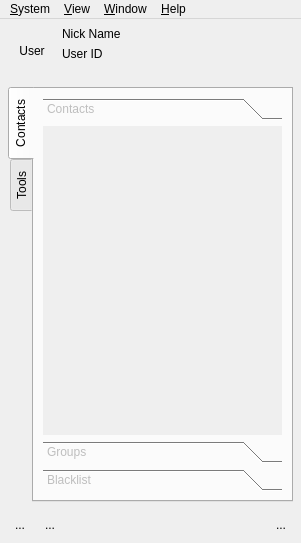
<?xml version="1.0" encoding="UTF-8"?>
<ui version="4.0">
 <class>MainWindowUIClass</class>
 <widget class="QMainWindow" name="MainWindowUIClass">
  <property name="geometry">
   <rect>
    <x>0</x>
    <y>0</y>
    <width>301</width>
    <height>543</height>
   </rect>
  </property>
  <property name="whatsThis">
   <string>Main Window</string>
  </property>
  <widget class="QWidget" name="centralwidget">
   <layout class="QGridLayout" name="gridLayout">
    <property name="margin">
     <number>2</number>
    </property>
    <property name="spacing">
     <number>1</number>
    </property>
    <item row="0" column="0">
     <widget class="QStackedWidget" name="stackedWidget">
      <property name="currentIndex">
       <number>1</number>
      </property>
      <widget class="HEHUI::LoginWidget" name="loginPage"/>
      <widget class="QWidget" name="mainPage">
       <layout class="QGridLayout" name="gridLayout_3">
        <property name="margin">
         <number>3</number>
        </property>
        <item row="0" column="0">
         <widget class="QFrame" name="userInfoFrame">
          <property name="sizePolicy">
           <sizepolicy hsizetype="Preferred" vsizetype="Preferred">
            <horstretch>0</horstretch>
            <verstretch>0</verstretch>
           </sizepolicy>
          </property>
          <property name="minimumSize">
           <size>
            <width>0</width>
            <height>0</height>
           </size>
          </property>
          <property name="frameShape">
           <enum>QFrame::NoFrame</enum>
          </property>
          <property name="frameShadow">
           <enum>QFrame::Plain</enum>
          </property>
          <layout class="QGridLayout" name="gridLayout_2">
           <property name="margin">
            <number>3</number>
           </property>
           <property name="spacing">
            <number>6</number>
           </property>
           <item row="0" column="0" rowspan="3">
            <widget class="QToolButton" name="userHeadPortraitToolButton">
             <property name="minimumSize">
              <size>
               <width>48</width>
               <height>48</height>
              </size>
             </property>
             <property name="autoFillBackground">
              <bool>false</bool>
             </property>
             <property name="text">
              <string>User</string>
             </property>
             <property name="icon">
              <iconset resource="../../../managementsystem/clientservice/resources.qrc">
               <normaloff>:/resources/images/app.png</normaloff>:/resources/images/app.png</iconset>
             </property>
             <property name="iconSize">
              <size>
               <width>48</width>
               <height>48</height>
              </size>
             </property>
             <property name="checkable">
              <bool>false</bool>
             </property>
             <property name="checked">
              <bool>false</bool>
             </property>
             <property name="autoRepeat">
              <bool>false</bool>
             </property>
             <property name="autoExclusive">
              <bool>false</bool>
             </property>
             <property name="autoRaise">
              <bool>true</bool>
             </property>
            </widget>
           </item>
           <item row="0" column="1">
            <widget class="QLabel" name="labelUserNickName">
             <property name="text">
              <string>Nick Name</string>
             </property>
            </widget>
           </item>
           <item row="1" column="1">
            <widget class="QLabel" name="labelUserID">
             <property name="text">
              <string>User ID</string>
             </property>
            </widget>
           </item>
          </layout>
         </widget>
        </item>
        <item row="1" column="0">
         <widget class="QFrame" name="mainFrame">
          <property name="sizePolicy">
           <sizepolicy hsizetype="Expanding" vsizetype="Expanding">
            <horstretch>0</horstretch>
            <verstretch>0</verstretch>
           </sizepolicy>
          </property>
          <property name="frameShape">
           <enum>QFrame::NoFrame</enum>
          </property>
          <property name="frameShadow">
           <enum>QFrame::Plain</enum>
          </property>
          <layout class="QGridLayout" name="gridLayout_4">
           <property name="margin">
            <number>3</number>
           </property>
           <item row="0" column="0">
            <widget class="QTabWidget" name="tabWidget">
             <property name="tabPosition">
              <enum>QTabWidget::West</enum>
             </property>
             <property name="tabShape">
              <enum>QTabWidget::Rounded</enum>
             </property>
             <property name="currentIndex">
              <number>0</number>
             </property>
             <property name="iconSize">
              <size>
               <width>16</width>
               <height>16</height>
              </size>
             </property>
             <widget class="QWidget" name="contactsListTab">
              <property name="sizePolicy">
               <sizepolicy hsizetype="Expanding" vsizetype="Expanding">
                <horstretch>0</horstretch>
                <verstretch>0</verstretch>
               </sizepolicy>
              </property>
              <attribute name="icon">
               <iconset resource="../resources.qrc">
                <normaloff>:/resources/images/contacts.png</normaloff>:/resources/images/contacts.png</iconset>
              </attribute>
              <attribute name="title">
               <string>Contacts</string>
              </attribute>
              <layout class="QGridLayout" name="gridLayout_5">
               <item row="0" column="0">
                <widget class="QToolBox" name="contactsToolBox">
                 <property name="enabled">
                  <bool>false</bool>
                 </property>
                 <property name="sizePolicy">
                  <sizepolicy hsizetype="Expanding" vsizetype="Expanding">
                   <horstretch>0</horstretch>
                   <verstretch>0</verstretch>
                  </sizepolicy>
                 </property>
                 <property name="focusPolicy">
                  <enum>Qt::TabFocus</enum>
                 </property>
                 <property name="currentIndex">
                  <number>0</number>
                 </property>
                 <widget class="QWidget" name="friendsPage">
                  <property name="geometry">
                   <rect>
                    <x>0</x>
                    <y>0</y>
                    <width>241</width>
                    <height>310</height>
                   </rect>
                  </property>
                  <property name="focusPolicy">
                   <enum>Qt::TabFocus</enum>
                  </property>
                  <attribute name="label">
                   <string>Contacts</string>
                  </attribute>
                  <layout class="QGridLayout" name="friendsPageGridLayout">
                   <property name="margin">
                    <number>3</number>
                   </property>
                   <property name="spacing">
                    <number>1</number>
                   </property>
                  </layout>
                 </widget>
                 <widget class="QWidget" name="groupPage">
                  <property name="geometry">
                   <rect>
                    <x>0</x>
                    <y>0</y>
                    <width>241</width>
                    <height>310</height>
                   </rect>
                  </property>
                  <property name="focusPolicy">
                   <enum>Qt::TabFocus</enum>
                  </property>
                  <attribute name="label">
                   <string>Groups</string>
                  </attribute>
                  <layout class="QGridLayout" name="teamPageGridLayout">
                   <item row="0" column="0">
                    <widget class="QListWidget" name="listWidgetGroups"/>
                   </item>
                  </layout>
                 </widget>
                 <widget class="QWidget" name="blacklistPage">
                  <property name="geometry">
                   <rect>
                    <x>0</x>
                    <y>0</y>
                    <width>241</width>
                    <height>310</height>
                   </rect>
                  </property>
                  <property name="focusPolicy">
                   <enum>Qt::TabFocus</enum>
                  </property>
                  <attribute name="label">
                   <string>Blacklist</string>
                  </attribute>
                  <layout class="QGridLayout" name="blacklistPageGridLayout">
                   <item row="0" column="0">
                    <widget class="QListWidget" name="listWidgetBlacklist"/>
                   </item>
                  </layout>
                 </widget>
                </widget>
               </item>
              </layout>
             </widget>
             <widget class="QWidget" name="toolsTab">
              <property name="sizePolicy">
               <sizepolicy hsizetype="Expanding" vsizetype="Expanding">
                <horstretch>0</horstretch>
                <verstretch>0</verstretch>
               </sizepolicy>
              </property>
              <attribute name="icon">
               <iconset resource="../resources.qrc">
                <normaloff>:/resources/images/tools.png</normaloff>:/resources/images/tools.png</iconset>
              </attribute>
              <attribute name="title">
               <string>Tools</string>
              </attribute>
              <layout class="QGridLayout" name="gridLayout_9">
               <property name="margin">
                <number>3</number>
               </property>
               <property name="spacing">
                <number>6</number>
               </property>
              </layout>
             </widget>
            </widget>
           </item>
          </layout>
         </widget>
        </item>
        <item row="2" column="0">
         <widget class="QFrame" name="toolsFrame">
          <property name="frameShape">
           <enum>QFrame::NoFrame</enum>
          </property>
          <property name="frameShadow">
           <enum>QFrame::Plain</enum>
          </property>
          <layout class="QGridLayout" name="gridLayout_6">
           <property name="margin">
            <number>3</number>
           </property>
           <item row="0" column="0">
            <widget class="QToolButton" name="toolButtonSerach">
             <property name="toolTip">
              <string>Search</string>
             </property>
             <property name="statusTip">
              <string>Search</string>
             </property>
             <property name="text">
              <string>...</string>
             </property>
             <property name="icon">
              <iconset resource="../resources.qrc">
               <normaloff>:/resources/images/find.png</normaloff>:/resources/images/find.png</iconset>
             </property>
             <property name="autoRaise">
              <bool>true</bool>
             </property>
            </widget>
           </item>
           <item row="0" column="2">
            <widget class="QToolButton" name="emailToolButton">
             <property name="text">
              <string>...</string>
             </property>
             <property name="icon">
              <iconset resource="../resources.qrc">
               <normaloff>:/resources/images/email.png</normaloff>:/resources/images/email.png</iconset>
             </property>
             <property name="autoRaise">
              <bool>true</bool>
             </property>
            </widget>
           </item>
           <item row="0" column="4">
            <spacer name="horizontalSpacer">
             <property name="orientation">
              <enum>Qt::Horizontal</enum>
             </property>
             <property name="sizeHint" stdset="0">
              <size>
               <width>40</width>
               <height>20</height>
              </size>
             </property>
            </spacer>
           </item>
           <item row="0" column="5">
            <widget class="QToolButton" name="lockToolButton">
             <property name="text">
              <string>...</string>
             </property>
             <property name="icon">
              <iconset resource="../resources.qrc">
               <normaloff>:/resources/images/locked.png</normaloff>:/resources/images/locked.png</iconset>
             </property>
             <property name="autoRaise">
              <bool>true</bool>
             </property>
            </widget>
           </item>
          </layout>
         </widget>
        </item>
       </layout>
      </widget>
     </widget>
    </item>
   </layout>
  </widget>
  <widget class="QMenuBar" name="menubar">
   <property name="geometry">
    <rect>
     <x>0</x>
     <y>0</y>
     <width>301</width>
     <height>17</height>
    </rect>
   </property>
   <widget class="QMenu" name="menuView">
    <property name="title">
     <string>&amp;View</string>
    </property>
    <addaction name="actionShowMinimized"/>
    <addaction name="actionShowMaximized"/>
    <addaction name="actionShowFullScreen"/>
    <addaction name="actionShowNormal"/>
   </widget>
   <widget class="QMenu" name="menuHelp">
    <property name="title">
     <string>&amp;Help</string>
    </property>
    <addaction name="actionHelp"/>
    <addaction name="actionBugReport"/>
    <addaction name="actionAboutQt"/>
    <addaction name="actionAbout"/>
   </widget>
   <widget class="QMenu" name="menuWindow">
    <property name="title">
     <string>&amp;Window</string>
    </property>
    <widget class="QMenu" name="menuSubWindows">
     <property name="title">
      <string>Subwindows</string>
     </property>
    </widget>
    <addaction name="actionCloseSubWindow"/>
    <addaction name="actionCloseAllSubWindows"/>
    <addaction name="separator"/>
    <addaction name="actionTitleSubWindows"/>
    <addaction name="actionCascadeSubWindows"/>
    <addaction name="separator"/>
    <addaction name="actionNextSubWindow"/>
    <addaction name="actionPreviousSubWindow"/>
    <addaction name="separator"/>
    <addaction name="menuSubWindows"/>
   </widget>
   <widget class="QMenu" name="menu_System">
    <property name="title">
     <string>&amp;System</string>
    </property>
    <addaction name="actionQuit"/>
   </widget>
   <addaction name="menu_System"/>
   <addaction name="menuView"/>
   <addaction name="menuWindow"/>
   <addaction name="menuHelp"/>
  </widget>
  <action name="actionQuit">
   <property name="text">
    <string>&amp;Quit</string>
   </property>
   <property name="toolTip">
    <string>Quit</string>
   </property>
   <property name="statusTip">
    <string>Quit</string>
   </property>
   <property name="whatsThis">
    <string>Quit</string>
   </property>
  </action>
  <action name="actionLanguageDefaultEnglish">
   <property name="text">
    <string>Default(English)</string>
   </property>
   <property name="statusTip">
    <string>Default(English)</string>
   </property>
   <property name="whatsThis">
    <string>Default(English)</string>
   </property>
  </action>
  <action name="actionStylePlastique">
   <property name="checkable">
    <bool>true</bool>
   </property>
   <property name="text">
    <string>Plastique</string>
   </property>
   <property name="toolTip">
    <string>Plastique Style</string>
   </property>
   <property name="statusTip">
    <string>Plastique Style</string>
   </property>
   <property name="whatsThis">
    <string>Plastique Style</string>
   </property>
  </action>
  <action name="actionStyleCleanlooks">
   <property name="checkable">
    <bool>true</bool>
   </property>
   <property name="text">
    <string>Cleanlooks</string>
   </property>
   <property name="toolTip">
    <string>Cleanlooks Style</string>
   </property>
   <property name="statusTip">
    <string>Cleanlooks Style</string>
   </property>
   <property name="whatsThis">
    <string>Cleanlooks Style</string>
   </property>
  </action>
  <action name="actionUseStylesPalette">
   <property name="checkable">
    <bool>true</bool>
   </property>
   <property name="text">
    <string>Use Style's Palette</string>
   </property>
   <property name="statusTip">
    <string>Use Style's Palette</string>
   </property>
   <property name="whatsThis">
    <string>Use Style's Palette</string>
   </property>
  </action>
  <action name="actionAbout">
   <property name="icon">
    <iconset resource="../resources.qrc">
     <normaloff>:/resources/images/about.png</normaloff>:/resources/images/about.png</iconset>
   </property>
   <property name="text">
    <string>About</string>
   </property>
   <property name="toolTip">
    <string>About</string>
   </property>
   <property name="statusTip">
    <string>About</string>
   </property>
   <property name="whatsThis">
    <string>About</string>
   </property>
  </action>
  <action name="actionBugReport">
   <property name="icon">
    <iconset resource="../resources.qrc">
     <normaloff>:/resources/images/bugreport.png</normaloff>:/resources/images/bugreport.png</iconset>
   </property>
   <property name="text">
    <string>Bug Report</string>
   </property>
   <property name="toolTip">
    <string>Bug Report</string>
   </property>
   <property name="statusTip">
    <string>Bug Report</string>
   </property>
   <property name="whatsThis">
    <string>Bug Report</string>
   </property>
  </action>
  <action name="actionHelp">
   <property name="icon">
    <iconset resource="../resources.qrc">
     <normaloff>:/resources/images/help.png</normaloff>:/resources/images/help.png</iconset>
   </property>
   <property name="text">
    <string>Help</string>
   </property>
   <property name="statusTip">
    <string>Help</string>
   </property>
   <property name="whatsThis">
    <string>Help</string>
   </property>
  </action>
  <action name="actionSystemConfigure">
   <property name="icon">
    <iconset resource="../resources.qrc">
     <normaloff>:/resources/images/configure.png</normaloff>:/resources/images/configure.png</iconset>
   </property>
   <property name="text">
    <string>System Configure</string>
   </property>
   <property name="toolTip">
    <string>System Configure</string>
   </property>
   <property name="statusTip">
    <string>System Configure</string>
   </property>
   <property name="whatsThis">
    <string>System Configure</string>
   </property>
  </action>
  <action name="actionCloseSubWindow">
   <property name="enabled">
    <bool>false</bool>
   </property>
   <property name="text">
    <string>Close Window</string>
   </property>
   <property name="toolTip">
    <string>Close the active window</string>
   </property>
   <property name="statusTip">
    <string>Close the active window</string>
   </property>
   <property name="whatsThis">
    <string>Close the active window</string>
   </property>
  </action>
  <action name="actionCloseAllSubWindows">
   <property name="enabled">
    <bool>false</bool>
   </property>
   <property name="text">
    <string>Close All Windows</string>
   </property>
   <property name="toolTip">
    <string>Close all the windows</string>
   </property>
   <property name="statusTip">
    <string>Close all the windows</string>
   </property>
   <property name="whatsThis">
    <string>Close all the windows</string>
   </property>
  </action>
  <action name="actionTitleSubWindows">
   <property name="enabled">
    <bool>false</bool>
   </property>
   <property name="text">
    <string>Tile</string>
   </property>
   <property name="toolTip">
    <string>Arranges all child windows in a tile pattern.</string>
   </property>
   <property name="statusTip">
    <string>Arranges all child windows in a tile pattern.</string>
   </property>
   <property name="whatsThis">
    <string>Arranges all child windows in a tile pattern.</string>
   </property>
  </action>
  <action name="actionCascadeSubWindows">
   <property name="enabled">
    <bool>false</bool>
   </property>
   <property name="text">
    <string>Cascade</string>
   </property>
   <property name="toolTip">
    <string>Arranges all the child windows in a cascade pattern.</string>
   </property>
   <property name="statusTip">
    <string>Arranges all the child windows in a cascade pattern.</string>
   </property>
   <property name="whatsThis">
    <string>Arranges all the child windows in a cascade pattern.</string>
   </property>
  </action>
  <action name="actionNextSubWindow">
   <property name="enabled">
    <bool>false</bool>
   </property>
   <property name="text">
    <string>&amp;Next</string>
   </property>
   <property name="toolTip">
    <string>Move the focus to the next window</string>
   </property>
   <property name="statusTip">
    <string>Move the focus to the next window</string>
   </property>
   <property name="whatsThis">
    <string>Move the focus to the next window</string>
   </property>
   <property name="shortcut">
    <string>Ctrl+Right</string>
   </property>
  </action>
  <action name="actionPreviousSubWindow">
   <property name="enabled">
    <bool>false</bool>
   </property>
   <property name="text">
    <string>&amp;Previous</string>
   </property>
   <property name="toolTip">
    <string>Move the focus to the previous window</string>
   </property>
   <property name="statusTip">
    <string>Move the focus to the previous window</string>
   </property>
   <property name="whatsThis">
    <string>Move the focus to the previous window</string>
   </property>
   <property name="shortcut">
    <string>Ctrl+Left</string>
   </property>
  </action>
  <action name="actionShowMinimized">
   <property name="enabled">
    <bool>false</bool>
   </property>
   <property name="text">
    <string>Show Minimized</string>
   </property>
   <property name="toolTip">
    <string>Shows the widget minimized, as an icon.</string>
   </property>
   <property name="statusTip">
    <string>Shows the widget minimized, as an icon.</string>
   </property>
   <property name="whatsThis">
    <string>Shows the widget minimized, as an icon.</string>
   </property>
  </action>
  <action name="actionShowMaximized">
   <property name="enabled">
    <bool>false</bool>
   </property>
   <property name="text">
    <string>Show Maximized</string>
   </property>
   <property name="toolTip">
    <string>Shows the widget maximized.</string>
   </property>
   <property name="statusTip">
    <string>Shows the widget maximized.</string>
   </property>
   <property name="whatsThis">
    <string>Shows the widget maximized.</string>
   </property>
  </action>
  <action name="actionShowNormal">
   <property name="enabled">
    <bool>false</bool>
   </property>
   <property name="text">
    <string>Show Normal</string>
   </property>
   <property name="toolTip">
    <string>Restores the widget after it has been maximized or minimized.</string>
   </property>
   <property name="statusTip">
    <string>Restores the widget after it has been maximized or minimized.</string>
   </property>
   <property name="whatsThis">
    <string>Restores the widget after it has been maximized or minimized.</string>
   </property>
  </action>
  <action name="actionShowFullScreen">
   <property name="enabled">
    <bool>false</bool>
   </property>
   <property name="text">
    <string>Show Full-Screen</string>
   </property>
   <property name="toolTip">
    <string>Shows the widget in full-screen mode.</string>
   </property>
   <property name="statusTip">
    <string>Shows the widget in full-screen mode.</string>
   </property>
   <property name="whatsThis">
    <string>Shows the widget in full-screen mode.</string>
   </property>
  </action>
  <action name="actionAboutQt">
   <property name="text">
    <string>About Qt</string>
   </property>
   <property name="toolTip">
    <string>About Qt</string>
   </property>
  </action>
 </widget>
 <customwidgets>
  <customwidget>
   <class>HEHUI::LoginWidget</class>
   <extends>QWidget</extends>
   <header>../login/loginwidget.h</header>
   <container>1</container>
  </customwidget>
 </customwidgets>
 <tabstops>
  <tabstop>contactsToolBox</tabstop>
  <tabstop>tabWidget</tabstop>
  <tabstop>toolButtonSerach</tabstop>
  <tabstop>emailToolButton</tabstop>
  <tabstop>lockToolButton</tabstop>
  <tabstop>userHeadPortraitToolButton</tabstop>
 </tabstops>
 <resources>
  <include location="../../../managementsystem/clientservice/resources.qrc"/>
  <include location="../resources.qrc"/>
 </resources>
 <connections>
  <connection>
   <sender>actionQuit</sender>
   <signal>triggered()</signal>
   <receiver>MainWindowUIClass</receiver>
   <slot>close()</slot>
   <hints>
    <hint type="sourcelabel">
     <x>-1</x>
     <y>-1</y>
    </hint>
    <hint type="destinationlabel">
     <x>399</x>
     <y>352</y>
    </hint>
   </hints>
  </connection>
  <connection>
   <sender>actionShowMaximized</sender>
   <signal>triggered()</signal>
   <receiver>MainWindowUIClass</receiver>
   <slot>showMaximized()</slot>
   <hints>
    <hint type="sourcelabel">
     <x>-1</x>
     <y>-1</y>
    </hint>
    <hint type="destinationlabel">
     <x>399</x>
     <y>299</y>
    </hint>
   </hints>
  </connection>
  <connection>
   <sender>actionShowMinimized</sender>
   <signal>triggered()</signal>
   <receiver>MainWindowUIClass</receiver>
   <slot>showMinimized()</slot>
   <hints>
    <hint type="sourcelabel">
     <x>-1</x>
     <y>-1</y>
    </hint>
    <hint type="destinationlabel">
     <x>399</x>
     <y>299</y>
    </hint>
   </hints>
  </connection>
  <connection>
   <sender>actionShowNormal</sender>
   <signal>triggered()</signal>
   <receiver>MainWindowUIClass</receiver>
   <slot>showNormal()</slot>
   <hints>
    <hint type="sourcelabel">
     <x>-1</x>
     <y>-1</y>
    </hint>
    <hint type="destinationlabel">
     <x>399</x>
     <y>299</y>
    </hint>
   </hints>
  </connection>
  <connection>
   <sender>actionShowFullScreen</sender>
   <signal>triggered()</signal>
   <receiver>MainWindowUIClass</receiver>
   <slot>showFullScreen()</slot>
   <hints>
    <hint type="sourcelabel">
     <x>-1</x>
     <y>-1</y>
    </hint>
    <hint type="destinationlabel">
     <x>399</x>
     <y>299</y>
    </hint>
   </hints>
  </connection>
 </connections>
</ui>
